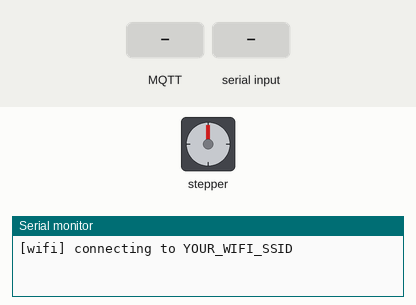
Recording of a sketch running on a simulated ESP8266 (NodeMCU). On the bench: stepper motor, the last lines printed to the serial monitor. Wiring (inferred from the names in the program): stepper motor (2048 steps per turn assumed): coils D1, D2, D5, D6. Inputs (shaded band) come from the test bench. WiFi joins after 1.5 s; servers stay silent unless stated; no MQTT or app messages arrive unless stated.

Above: at 1.2 s.
1.3 s: MQTT message "-" arrives on the first subscribed topic
At 3.52 s:
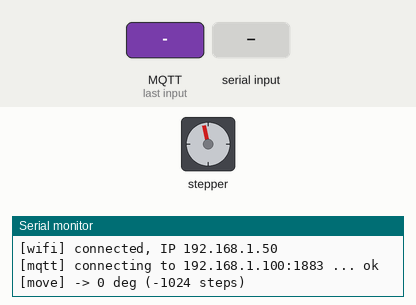
4.3 s: "200\n" received over Serial
7.3 s: MQTT message "home" arrives on the second subscribed topic
At 7.3 s:
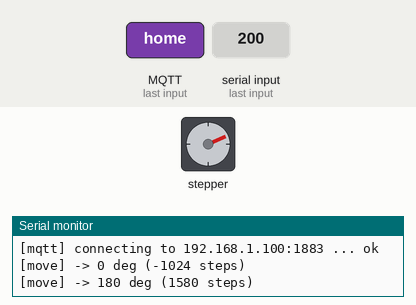
8.8 s: "200\n" received over Serial
At 12.4 s:
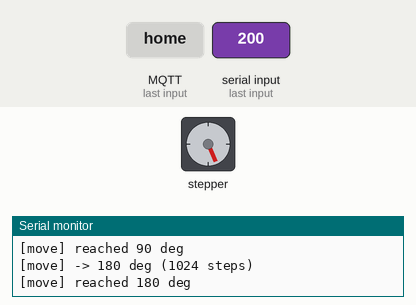
Timing chart, 0 to 13.9 s (numbered marks = the images above; inputs shaded):
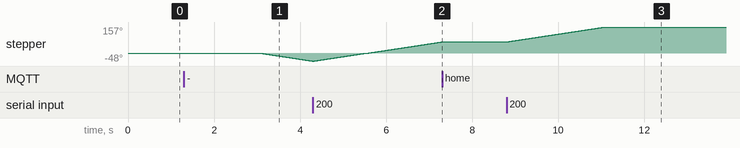

The sketch:

esp8266_stepper_mqtt.ino
```cpp
// esp8266_stepper_mqtt.ino
// Subscribes to face-tracking pan angles over MQTT and drives a 28BYJ-48
// stepper through a ULN2003 driver board.
//
// Wiring (ULN2003 -> ESP8266):  IN1=D1  IN2=D2  IN3=D5  IN4=D6
// Power the ULN2003 board from 5V (VIN/USB 5V or external), NOT 3.3V. Common GND.
//
// Topics (base = "face_tracking"):
//   face_tracking/angle     <- "0".."180"  target pan angle
//   face_tracking/cmd       <- "home"      current physical position becomes 90 deg
//                              "release"   de-energise coils (turn by hand freely)
//   face_tracking/status    -> "online" / "offline" (retained, LWT)
//   face_tracking/position  -> current angle, published when a move finishes
//
// Libraries: ESP8266 board package + "PubSubClient" by Nick O'Leary (Library Manager).
// The same angles can also be typed into the Serial Monitor (115200) for testing.

#include <ESP8266WiFi.h>
#include <PubSubClient.h>

// WIFI_SSID, WIFI_PASSWORD and MQTT_HOST live in secrets.h (git-ignored).
// Copy secrets.example.h -> secrets.h and fill it in.
#include "secrets.h"
const uint16_t MQTT_PORT  = 1883;
const char* BASE_TOPIC    = "face_tracking";

const uint8_t COIL_PINS[4] = {D1, D2, D5, D6};   // IN1..IN4

// 28BYJ-48 in half-step mode: ~4096 steps per output-shaft revolution
const float STEPS_PER_REV = 4096.0;
const float STEPS_PER_DEG = STEPS_PER_REV / 360.0;
const unsigned long STEP_INTERVAL_US = 1500;      // lower = faster; below ~1000 the motor may stall
const unsigned long IDLE_RELEASE_MS  = 2000;      // cut coil current after this idle time (motor runs hot otherwise)
const int ANGLE_MIN = 0;
const int ANGLE_MAX = 180;

const uint8_t HALF_STEP[8][4] = {
  {1,0,0,0}, {1,1,0,0}, {0,1,0,0}, {0,1,1,0},
  {0,0,1,0}, {0,0,1,1}, {0,0,0,1}, {1,0,0,1},
};

WiFiClient wifiClient;
PubSubClient mqtt(wifiClient);

String topicAngle, topicCmd, topicStatus, topicPosition;

long currentStep = 0;
long targetStep  = 0;
uint8_t phase = 0;
bool coilsOn = false;
bool positionReported = true;
unsigned long lastStepUs = 0;
unsigned long lastMoveMs = 0;
unsigned long lastMqttAttemptMs = 0;

long angleToStep(float deg) { return lround(deg * STEPS_PER_DEG); }
float stepToAngle(long s)   { return s / STEPS_PER_DEG; }

void writeCoils(uint8_t p) {
  for (int i = 0; i < 4; i++) digitalWrite(COIL_PINS[i], HALF_STEP[p][i]);
  coilsOn = true;
}

void releaseCoils() {
  for (int i = 0; i < 4; i++) digitalWrite(COIL_PINS[i], LOW);
  coilsOn = false;
}

void setTargetAngle(float deg) {
  if (deg < ANGLE_MIN) deg = ANGLE_MIN;
  if (deg > ANGLE_MAX) deg = ANGLE_MAX;
  targetStep = angleToStep(deg);
}

// Non-blocking: moves at most one half-step per call.
void runStepper() {
  unsigned long nowUs = micros();
  if (currentStep == targetStep) {
    if (!positionReported) {
      positionReported = true;
      Serial.printf("[move] reached %d deg\n", (int)lround(stepToAngle(currentStep)));
      if (mqtt.connected()) mqtt.publish(topicPosition.c_str(), String((int)lround(stepToAngle(currentStep))).c_str());
    }
    if (coilsOn && millis() - lastMoveMs > IDLE_RELEASE_MS) releaseCoils();
    return;
  }
  if (nowUs - lastStepUs < STEP_INTERVAL_US) return;
  lastStepUs = nowUs;

  if (targetStep > currentStep) { currentStep++; phase = (phase + 1) & 7; }
  else                          { currentStep--; phase = (phase + 7) & 7; }
  writeCoils(phase);
  lastMoveMs = millis();
  positionReported = false;
}

void handleText(const char* topic, const String& msg) {
  if (topicCmd == topic) {
    if (msg == "home") {
      currentStep = targetStep = angleToStep(90);
      Serial.println("[cmd] home: current position = 90 deg");
    } else if (msg == "release") {
      targetStep = currentStep;
      releaseCoils();
      Serial.println("[cmd] coils released");
    }
    return;
  }
  // angle: accept "123" or "123.4"
  if (msg.length() == 0 || !(isDigit(msg[0]) || msg[0] == '-')) return;
  setTargetAngle(msg.toFloat());
  if (targetStep == currentStep) Serial.printf("[move] already at %d deg\n", (int)lround(stepToAngle(currentStep)));
  else Serial.printf("[move] -> %d deg (%ld steps)\n", (int)lround(stepToAngle(targetStep)), targetStep - currentStep);
}

void onMqttMessage(char* topic, byte* payload, unsigned int len) {
  String msg;
  msg.reserve(len);
  for (unsigned int i = 0; i < len; i++) msg += (char)payload[i];
  msg.trim();
  handleText(topic, msg);
}

void ensureMqtt() {
  if (WiFi.status() != WL_CONNECTED || mqtt.connected()) return;
  if (millis() - lastMqttAttemptMs < 3000) return;   // retry every 3 s without blocking the stepper
  lastMqttAttemptMs = millis();

  String clientId = "esp8266-stepper-" + String(ESP.getChipId(), HEX);
  Serial.printf("[mqtt] connecting to %s:%u ... ", MQTT_HOST, MQTT_PORT);
  if (mqtt.connect(clientId.c_str(), topicStatus.c_str(), 1, true, "offline")) {
    Serial.println("ok");
    mqtt.publish(topicStatus.c_str(), "online", true);
    mqtt.subscribe(topicAngle.c_str());
    mqtt.subscribe(topicCmd.c_str(), 1);
  } else {
    Serial.printf("failed, state=%d\n", mqtt.state());
  }
}

void setup() {
  Serial.begin(115200);
  for (int i = 0; i < 4; i++) pinMode(COIL_PINS[i], OUTPUT);
  releaseCoils();

  // No position sensor: whatever position the motor has at power-on is taken as 90 deg (centre).
  currentStep = targetStep = angleToStep(90);

  topicAngle    = String(BASE_TOPIC) + "/angle";
  topicCmd      = String(BASE_TOPIC) + "/cmd";
  topicStatus   = String(BASE_TOPIC) + "/status";
  topicPosition = String(BASE_TOPIC) + "/position";

  WiFi.mode(WIFI_STA);
  WiFi.begin(WIFI_SSID, WIFI_PASSWORD);   // connects in the background; ESP8266 auto-reconnects
  Serial.printf("\n[wifi] connecting to %s\n", WIFI_SSID);

  mqtt.setServer(MQTT_HOST, MQTT_PORT);
  mqtt.setCallback(onMqttMessage);
  mqtt.setSocketTimeout(2);
  mqtt.setKeepAlive(15);
}

void loop() {
  static bool wifiWasUp = false;
  bool wifiUp = WiFi.status() == WL_CONNECTED;
  if (wifiUp && !wifiWasUp) Serial.printf("[wifi] connected, IP %s\n", WiFi.localIP().toString().c_str());
  wifiWasUp = wifiUp;

  ensureMqtt();
  mqtt.loop();
  runStepper();

  // Serial Monitor testing: type an angle (e.g. 45) or "home"/"release"
  if (Serial.available()) {
    String line = Serial.readStringUntil('\n');
    line.trim();
    handleText((line == "home" || line == "release") ? topicCmd.c_str() : topicAngle.c_str(), line);
  }
}
```

secrets.example.h
```cpp
#pragma once
// Copy to secrets.h (git-ignored) and fill in.
const char* WIFI_SSID     = "YOUR_WIFI_SSID";
const char* WIFI_PASSWORD = "YOUR_WIFI_PASSWORD";
const char* MQTT_HOST     = "192.168.1.100";   // IP of the PC running Mosquitto
```

Measured:
- after the input at 1.3 s, stepper: keeps turning counter-clockwise at about 40°/s, starting after 1.8 s
- after the input at 7.3 s, stepper: stops changing and stays 67°
- after the input at 8.8 s, stepper: turns 90° clockwise in 2.3 s, starting at once
